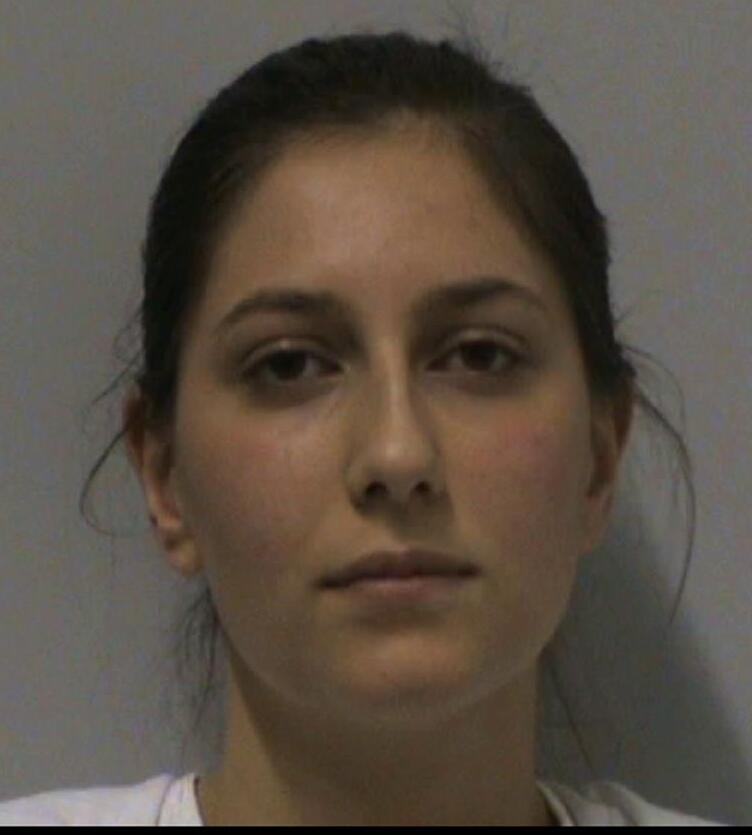
#> input picture example_frames/reference.jpg, 752 x 835 px
$ python -i image_processor.py   (imports and definitions only)
#> lines starting #> are read from the running program, lines starting #| are printed output that depends on the picture
#> further down, picture is the input picture: shape (835, 752, 3); mean B, G, R 69.4, 80.1, 90.2
#!/usr/bin/env python3

import cv2
import numpy as np
from PIL import Image, ImageEnhance, ImageOps
import io

class ImageProcessor:
    """Utility class for processing images to be compatible with the pain detection model"""

    @staticmethod
    def resize_image(image: np.ndarray, target_size: tuple = (640, 480)) -> np.ndarray:
        """Resize image while maintaining aspect ratio"""
#> called with target_size = (640, 480)
        height, width = image.shape[:2]
#> height = 835; width = 752
        target_width, target_height = target_size

        # Calculate scaling factor
        scale = min(target_width / width, target_height / height)
#> scale = 0.575

        # Calculate new dimensions
        new_width = int(width * scale)
#> new_width = 432
        new_height = int(height * scale)
#> new_height = 480

        # Resize image
        resized = cv2.resize(image, (new_width, new_height), interpolation=cv2.INTER_LANCZOS4)

        # Create canvas and center the image
        canvas = np.zeros((target_height, target_width, 3), dtype=np.uint8)
        y_offset = (target_height - new_height) // 2
#> y_offset = 0
        x_offset = (target_width - new_width) // 2
#> x_offset = 104
        canvas[y_offset:y_offset+new_height, x_offset:x_offset+new_width] = resized
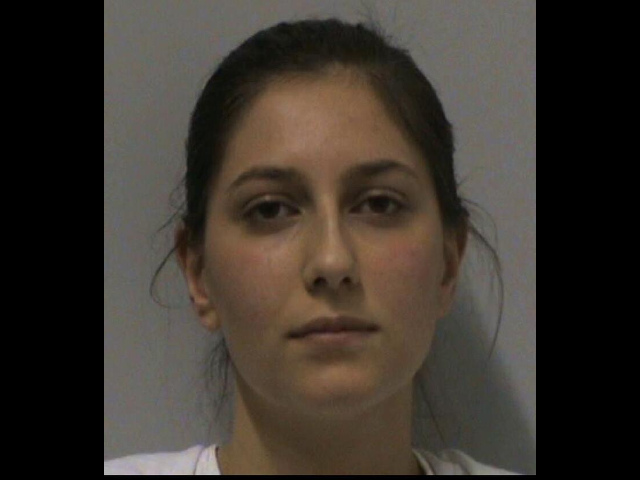
#> canvas: shape (480, 640, 3); mean B, G, R 46.9, 54, 60.9

        return canvas

    @staticmethod
    def enhance_image_quality(image: np.ndarray) -> np.ndarray:
        """Enhance image quality for better face detection"""
        # Convert to PIL for enhancements
        pil_image = Image.fromarray(cv2.cvtColor(image, cv2.COLOR_BGR2RGB))

        # Enhance contrast
        enhancer = ImageEnhance.Contrast(pil_image)
        pil_image = enhancer.enhance(1.2)

        # Enhance sharpness
        enhancer = ImageEnhance.Sharpness(pil_image)
        pil_image = enhancer.enhance(1.1)

        # Convert back to OpenCV format
        enhanced = cv2.cvtColor(np.array(pil_image), cv2.COLOR_RGB2BGR)
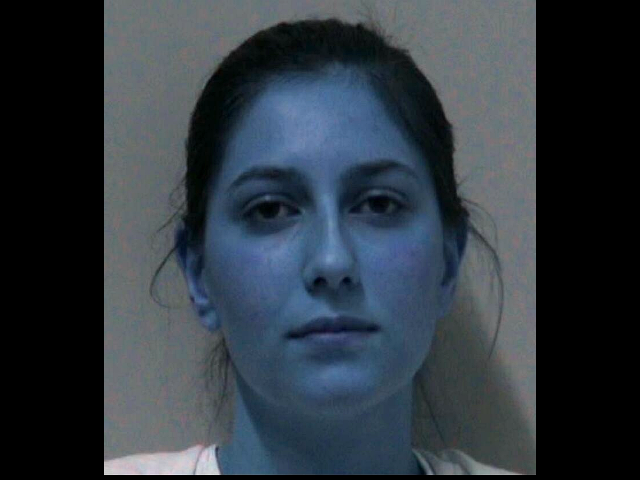
#> enhanced: shape (480, 640, 3); mean R, G, B 48.4, 57.1, 65.3

        return enhanced

    @staticmethod
    def normalize_lighting(image: np.ndarray) -> np.ndarray:
        """Normalize lighting conditions using CLAHE"""
        # Convert to LAB color space
        lab = cv2.cvtColor(image, cv2.COLOR_BGR2LAB)
#> lab: shape (480, 640, 3); mean of channels 0, 1, 2 62.7, 130.1, 134.3

        # Apply CLAHE to L channel
        clahe = cv2.createCLAHE(clipLimit=2.0, tileGridSize=(8, 8))
        lab[:, :, 0] = clahe.apply(lab[:, :, 0])
#> lab: shape (480, 640, 3); mean of channels 0, 1, 2 77.9, 130.1, 134.3

        # Convert back to BGR
        normalized = cv2.cvtColor(lab, cv2.COLOR_LAB2BGR)
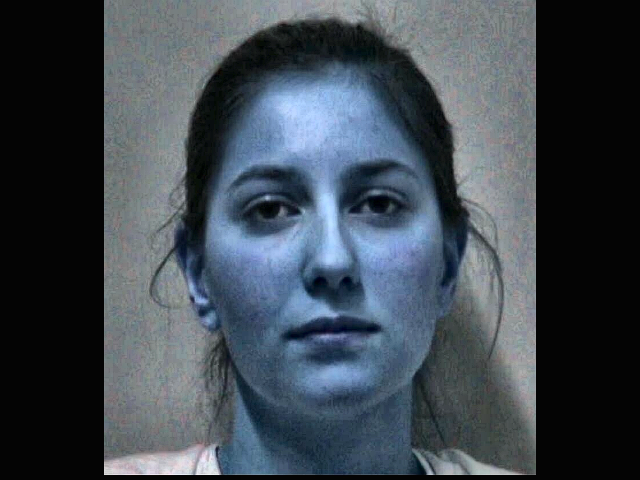
#> normalized: shape (480, 640, 3); mean R, G, B 63.3, 72.3, 81.1

        return normalized

    @staticmethod
    def preprocess_for_model(image: np.ndarray, enhance_quality: bool = True) -> np.ndarray:
        """Complete preprocessing pipeline for the pain detection model"""
        processed = image.copy()

        # Resize to reasonable size for processing
        processed = ImageProcessor.resize_image(processed, (640, 480))

        # Enhance image quality if requested
        if enhance_quality:
            processed = ImageProcessor.enhance_image_quality(processed)

        # Normalize lighting
        processed = ImageProcessor.normalize_lighting(processed)

        return processed

    # [127 lines left out: functions convert_pil_to_opencv, convert_opencv_to_pil, load_image_from_bytes, validate_image_format, auto_rotate_image, crop_face_region and 2 more, not called in this run]

>>> import cv2
>>> picture = cv2.imread('../example_frames/reference.jpg')
>>> result = ImageProcessor().preprocess_for_model(picture)

$ run again, on example_frames/target.jpg
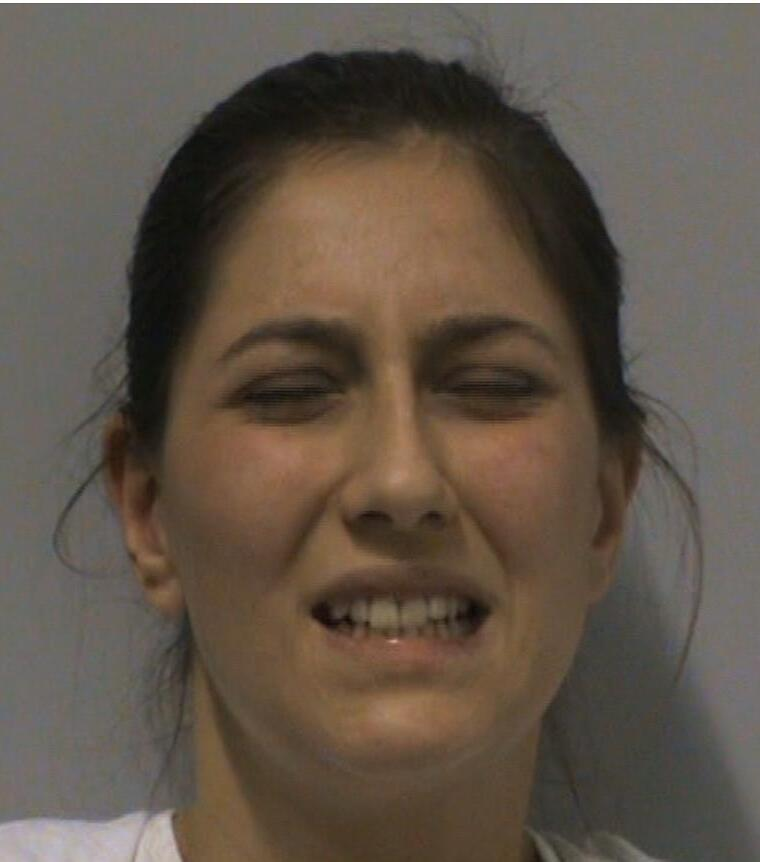
#> input picture example_frames/target.jpg, 760 x 862 px
#> picture is the input picture: shape (862, 760, 3); mean B, G, R 73.5, 85.3, 97.1
#> in resize_image, `canvas[y_offset:y_offset+new_height, x_offset:x_offset+new_width] = re..`:
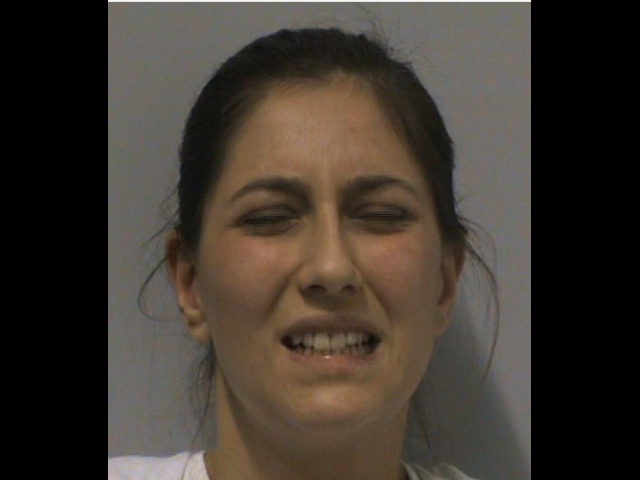
#> canvas: shape (480, 640, 3); mean B, G, R 48.6, 56.4, 64.2
#> in normalize_lighting, `normalized = cv2.cvtColor(lab, cv2.COLOR_LAB2BGR)`:
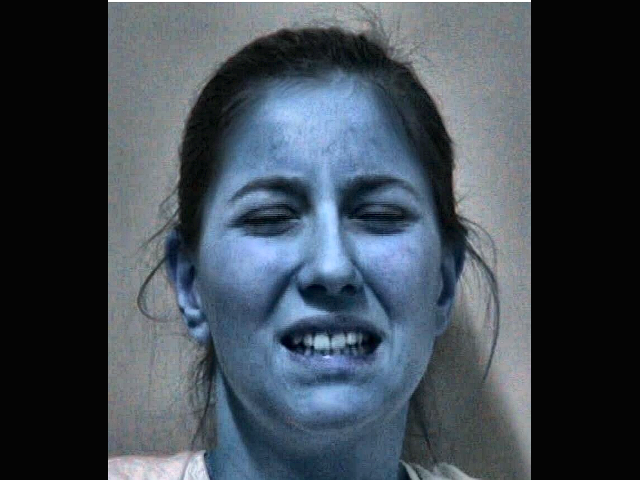
#> normalized: shape (480, 640, 3); mean R, G, B 64.3, 74.1, 84

$ run again, on example_frames/2.png
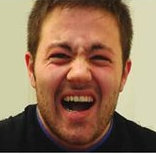
#> input picture example_frames/2.png, 156 x 154 px
#> picture is the input picture: shape (154, 156, 3); mean B, G, R 90.4, 116, 146.3
#> in enhance_image_quality, `pil_image = enhancer.enhance(1.2)`:
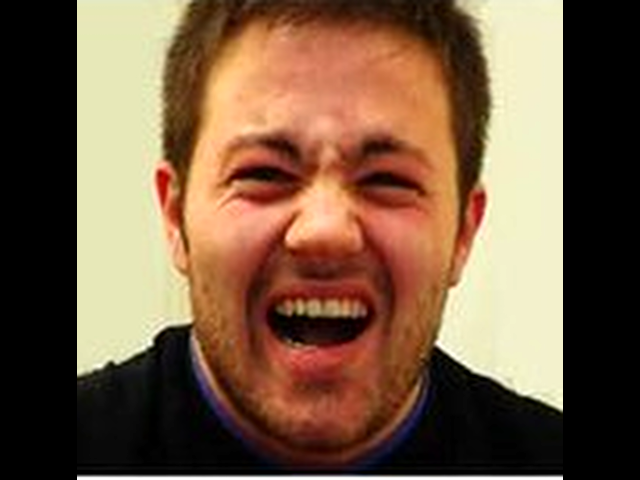
#> pil_image: PIL image 640x480 RGB; mean R, G, B 118.5, 91.2, 68
#> in normalize_lighting, `normalized = cv2.cvtColor(lab, cv2.COLOR_LAB2BGR)`:
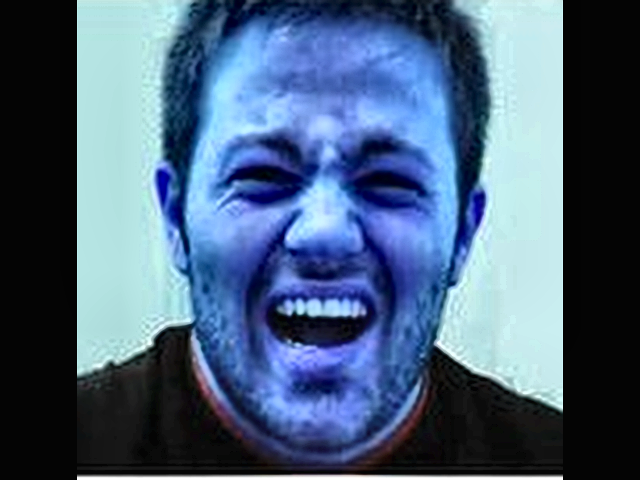
#> normalized: shape (480, 640, 3); mean R, G, B 74.6, 97.8, 124.9
